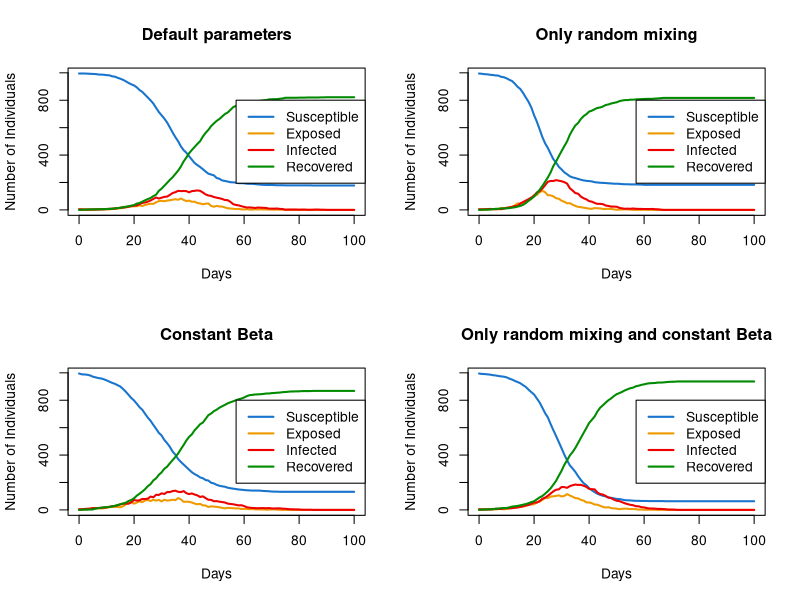

Reproduce this figure in R.
# SOCIAL STRUCTURE IN SEIR MODELS

# Repository link: https://github.com/mammadmammadov/Statistical-Programming-Practical-2

# In this project, we will simulate the spread of an infectious disease in a population using an SEIR model.

# The main states in the SEIR model are as follows: 
# S -> Susceptible (healthy but can get infected)
# E -> Exposed (infected but not yet infectious)
# I -> Infectious (can spread the disease)
# R -> Recovered (and immune)

# First, we will create a population with households. n people will be assigned to households of varying sizes, with a maximum household size of hmax.

# Second, we will create a contact network for the population based on individual sociability parameters (beta) and an average number of contacts (nc).

# Third, we will implement the SEIR model on the contact network. We will define parameters for infection probabilities (alpha), recovery probability (delta), and the probability of exposed individuals becoming infectious (gamma).
# When susceptible individuals come into contact with infectious individuals, they may become exposed based on the defined infection probabilities. This can happen through household contacts, regular contacts in the network, or random contacts.
# Then, we will simulate the spread of the disease over time to track the number of individuals in each state (S, E, I, R)

# Finally, we will run and plot the simulation under different scenarios, such as varying the infection probabilities and sociability parameters, to observe how these changes affect the spread of the disease.


# *******************************************************************
# *******************************************************************

# INPUTS:
# n is the total population size
# hmax is the maximum household size

# OUTPUT:
# a vector of length n assigning each individual to a household 
# (for instance,if individual 1 is in household 3, then the first element of the vector will be 3)

# PURPOSE:
# this function creates households for a population of size n, with household sizes ranging from 1 to hmax

create_households <- function(n = 1000, hmax = 5) {
  
  
  household_sizes <- c()
  
  # we keep creating households until we have enough spaces for all n individuals
  while(sum(household_sizes) < n) {
    # we randomly sample a household size from 1 to hmax
    household_sizes <- c(household_sizes, sample(1:hmax, 1))
  }
  
  # if we create too many spaces, we remove the excess from the last household
  excess_space <- sum(household_sizes) - n
  household_sizes[length(household_sizes)] <- household_sizes[length(household_sizes)] - excess_space
  
  # now we create a vector that assigns each person to a household
  # we use the logic of rep() to repeat each household number according to its size
  # for example, if household_sizes = c(1, 3, 2), then we want to create a vector like c(1, 2, 2, 2, 3, 3) to accommodate  1st person in household 1, 2nd, 3rd, and 4th persons in household 2, and 5th and 6th persons in household 3
  # this also ensures that the total length of the vector is n, since sum(household_sizes) = n
  # finally, sample() is used to randomize the order of people in households
  h <- sample(rep(1:length(household_sizes), times = household_sizes))
  
  return(h)
}

# *******************************************************************
# *******************************************************************


# Testing the create_households function

# population_size <- 1000
# max_household_size <- 5
# h <- create_households(n = population_size, hmax = max_household_size)
# print(head(h, 20))
# cat(sprintf("Total number of people: %d\n", length(h))) 
# cat(sprintf("Total number of households: %d\n", length(unique(h))))

# person_id <- 969
# household_id_of_person_1 <- h[1]
# members <- which(h == household_id_of_person_1)
# cat(sprintf("Person %d is in household %d\n", person_id, household_id_of_person_1))
# print(members)

# # this gives us the size of each household
# household_size_counts <- table(h)

# # Now, let's create a frequency table of those sizes.
# size_distribution <- table(household_size_counts)

# cat("\nHousehold Size Distribution\n")
# print(size_distribution)

# *******************************************************************
# *******************************************************************


# Now we will create the contact network for for the population

get.net <- function(beta, h, nc = 15) {
  
  n <- length(beta)
  beta_mean <- mean(beta)
  
  # β_^2(n − 1) is assigned to a variable named "d" for easier use later on
  d <- (beta_mean^2) * (n - 1)
  
  # Use an upper triangle index matrix for efficient generation of pairs (i, j) where i < j
  # This avoids double checking
  idx <- which(upper.tri(matrix(0, n, n)), arr.ind = TRUE)
  
  # Extract i and j indices from the index matrix
  i_indices <- idx[, 2] 
  j_indices <- idx[, 1]
  
  # make sure i and j are not in the same household if they are to be considered for a link
  is_not_housemate <- h[i_indices] != h[j_indices]
  i_indices <- i_indices[is_not_housemate]
  j_indices <- j_indices[is_not_housemate]
  
  # ncβiβj / β_^2(n − 1) gives the probability of a contact between individuals i and j
  probable_link  <- (nc * beta[i_indices] * beta[j_indices]) / d
  
  # we use binomial sampling to determine if a link is established
  # this gives a vector of 0s and 1s, where 1 indicates a link is established, and 0 indicates no link
  is_linked <- rbinom(length(probable_link), 1, probable_link)
  
  # extracting the pairs (i, j) where a link is established
  linked_i <- i_indices[is_linked == 1]
  linked_j <- j_indices[is_linked == 1]
  
  # initializing an empty list to hold the contact network
  network <- vector("list", n)
  
  # combining all outgoing links (i -> j) and incoming links (j -> i)
  links_from_i_to_j <- c(linked_i, linked_j)
  links_from_j_to_i <- c(linked_j, linked_i)
  
  # using tapply to create a list where each element corresponds to a person and contains their contacts
  network_data <- tapply(links_from_j_to_i, links_from_i_to_j, c, simplify = FALSE)
  
  # merging the generated contacts back into the full 'network' list structure
  network[as.numeric(names(network_data))] <- network_data
  
  # replacing any NULL entries (people with no contacts) with an empty vector
  network[sapply(network, is.null)] <- list(integer(0))
  
  return(network)
}

# ************************************************************
# ************************************************************

# Testing the get.net function

# population_size <- 10000
# max_household_size <- 5
# avg_contacts <- 15


# # --- Generate Households (Step 1) ---
# cat("1. Generating household structure...\n")
# h <- create_households(n = population_size, hmax = max_household_size)

# # --- Generate Sociability Parameters ---
# # Generate beta as a vector of U(0,1) random variables.
# cat("2. Generating sociability (beta) parameters from U(0,1)...\n")
# beta <- runif(population_size)

# # --- Generate Network (Step 2) ---
# cat("3. Generating social contact network...\n")
# # This may take a few seconds for n=1000.
# net <- get.net(beta = beta, h = h, nc = avg_contacts)
# cat("   ...Network generation complete.\n\n")

# # --- Output and Verification ---
# cat("--- Network Verification ---\n")

# # Example: View the contacts of person 1
# person_id <- 1
# contacts_of_1 <- net[[person_id]]
# cat(sprintf("Person %d has %d regular contacts:\n", person_id, length(contacts_of_1)))
# print(contacts_of_1)

# # Verification 1: Check for symmetry
# # If 1 is connected to (e.g.) the first person in their contact list,
# # that person must also be connected to 1.
# if (length(contacts_of_1) > 0) {
#   first_contact_id <- contacts_of_1[1]
#   is_symmetric <- person_id %in% net[[first_contact_id]]
#   cat(sprintf("\nSymmetry check: Is person %d in person %d's contact list? %s\n",
#               person_id, first_contact_id, is_symmetric))
# }

# # Verification 2: Check household exclusion
# # Person 1 should not be connected to anyone in their own household.
# household_id <- h[person_id]
# housemates <- which(h == household_id)
# housemates <- housemates[housemates != person_id] # exclude self

# has_contact_with_housemate <- any(contacts_of_1 %in% housemates)
# cat(sprintf("Household exclusion check: Does person %d have a network link with a housemate? %s\n",
#             person_id, has_contact_with_housemate))

# # Calculate and display the average number of connections in the generated network
# avg_degree <- mean(sapply(net, length))
# cat(sprintf("\nThe target average number of contacts (nc) was: %d\n", avg_contacts))
# cat(sprintf("The actual average number of contacts in the network is: %.2f\n", avg_degree))

# ********************************************************************
# ********************************************************************

# Now, we will implement the SEIR model on a given contact network

# INPUTS:

# beta is a vector of sociability parameters
# h is a vector assigning each individual to a household
# alink is an adjacency list representing the contact network
# alpha is a vector of infection probabilities(within household, within regular network, random)
# delta is a daily probability of infected -> recovered
# gamma is a daily probability of exposed -> infected
# nc is the average number of contacts
# nt is the number of days to simulate
# pinf is the proportion of the initial population to randomly start in the infected state

# OUTPUT:
# This function returns a list containing the time series of S, E, I, R counts and the time vector

# PURPOSE:
# This function simulates the spread of an infectious disease in a population using an SEIR model.
# First, it initializes the state of each individual and sets up the parameters for the simulation.
# Then, in each iteration, it updates the state of each individual based on the defined probabilities and contact network.
# Finally, it returns the time series of the counts of individuals in each state (S, E, I, R) over the simulated period.


nseir <- function(beta, h, alink, alpha = c(.1, .01, .01), delta = .2, gamma = .4, nc = 15, nt = 100, pinf = .005){
  
  # defining states as integers for easier handling
  s_state <- 1
  e_state <- 2
  i_state <- 3
  r_state <- 4
  
  # number of individuals in the population
  n <- length(beta)
  
  # alpha_h is the within household infection probability
  alpha_h <- alpha[1]
  
  # alpha_c is the within regular contact network infection probability
  alpha_c <- alpha[2]
  
  # alpha_r is the random infection probability
  alpha_r <- alpha[3]
  
  # this vector will hold the state of each individual, assuming everyone starts as susceptible
  status <- rep(s_state, n)
  
  # the number of initially infected individuals according to random sampling based on pinf
  initial_infected <- max(1, round(n * pinf))
  
  # randomly selecting indices to be infected
  infected_indices <- sample(1:n, initial_infected)
  
  # setting the selected individuals to infected state
  status[infected_indices] <- i_state
  
  # initializing vectors to hold the counts of S, E, I, R over time
  # we use nt+1 to include the initial state at time 0 (before the simulation starts)
  S_t <- E_t <- I_t <- R_t <- numeric(nt+1)
  
  # initial counts for susceptible and infected at the start of the simulation
  S_t[1] <- n - initial_infected
  I_t[1] <- initial_infected
  
  # calculating β_ 
  beta_mean <- mean(beta)
  
  # assigning it to a variable named "d" for easier use later on
  d <- (beta_mean^2) * (n - 1)
  
  # simulating the disease spread over nt days
  for(day in 1:nt){
    
    # S_current, E_current, I_current are vectors of indices of individuals in each state
    S_current <- which(status == s_state)
    E_current <- which(status == e_state)
    I_current <- which(status == i_state)
    
    #  LOOKING AT STATE TRANSITIONS
    
    #  INFECTED TO RECOVERED
    if(length(I_current) > 0){
      
      # Randomly selecting individuals from I_current to transition to R state based on probability delta (δ)
      # runif(length(I_current)) < delta  gives a logical vector indicating which individuals will recover
      recoveries <- I_current[runif(length(I_current)) < delta]
      
      # updating the status of the recovered individuals from I to R
      if(length(recoveries) > 0){
        status[recoveries] <- r_state
      }
    }
    
    # EXPOSED TO INFECTED
    if(length(E_current) > 0){
      # Randomly selecting individuals from E_current to transition to I state based on probability gamma (γ)
      new_infections <- E_current[runif(length(E_current)) < gamma]
      
      # updating the status of the newly infected individuals from E to I
      if(length(new_infections) > 0){
        status[new_infections] <- i_state
      }
    }
    
    # SUSCEPTIBLE TO EXPOSED
    
    # initializing a logical vector to track new exposures
    new_exposed <- logical(n) 
    
    if(length(S_current) > 0 && length(I_current) > 0){
      # looping over each infected individual to determine whom they infect
      for(i in I_current){
        
        # updating susceptibles not already exposed
        current_susceptibles <- S_current[!new_exposed[S_current]] 
        # no need to continue if no susceptibles left
        if(length(current_susceptibles) == 0){
          break
        }
        
        # WITHIN HOUSEHOLD TRANSMISSION
        
        # finding household members of infected individual i
        household_members <- which(h == h[i])
        
        # finding susceptibles in the same household
        household_susceptibles <- intersect(current_susceptibles, household_members)
        
        # infecting susceptibles in the household based on alpha_h
        if(length(household_susceptibles) > 0){
          infected_in_household <- household_susceptibles[runif(length(household_susceptibles)) < alpha_h]
          new_exposed[infected_in_household] <- TRUE
        }
        
        # WITHIN REGULAR CONTACT NETWORK TRANSMISSION
        
        # updating susceptibles not already exposed
        current_susceptibles <- S_current[!new_exposed[S_current]] 
        
        # no need to continue if no susceptibles left
        if(length(current_susceptibles) == 0){
          break 
        }
        
        # finding susceptibles in the contact network of infected individual i
        network_susceptibles <- intersect(current_susceptibles, alink[[i]])
        
        # infecting susceptibles in the contact network based on alpha_c
        if(length(network_susceptibles) > 0){
          infected_in_network <- network_susceptibles[runif(length(network_susceptibles)) < alpha_c]
          new_exposed[infected_in_network] <- TRUE
        }
        
        # RANDOM TRANSMISSION
        
        # updating susceptibles not already exposed
        current_susceptibles <- S_current[!new_exposed[S_current]] 
        
        # no need to continue if no susceptibles left
        if(length(current_susceptibles) == 0){
          break
        }
        # infecting random susceptibles based on probability alpha_r * nc * β_i * β_j / β_^2(n − 1)
        random_susceptibles <- current_susceptibles[runif(length(current_susceptibles)) < (alpha_r * nc * beta[i] * beta[current_susceptibles] / d)]
        new_exposed[random_susceptibles] <- TRUE
      }
    }
    
    # after checking all infected individuals, we apply the S -> E transitions
    status[which(new_exposed)] <- e_state
    
    # updating counts for the day
    S_t[day + 1] <- sum(status == s_state)
    E_t[day + 1] <- sum(status == e_state)
    I_t[day + 1] <- sum(status == i_state)
    R_t[day + 1] <- sum(status == r_state)
  }
  
  # returning the time series of S, E, I, R counts, along with the time vector
  return(list(S = S_t, E = E_t, I = I_t, R = R_t, t = 0:nt))
  
}

# ************************************************************
# ************************************************************
# Testing the nseir function

# set.seed(42)
# population_size <- 1000
# max_household_size <- 5
# average_contacts <- 15
# simulation_days <- 150

# infection_probabilities <- c(0.1, 0.01, 0.01)
# prob_recovery <- 0.2 # daily probability of infected -> recovered
# prob_exposed_to_infected <- 0.4 # daily probability of exposed -> infected
# initial_infection_rate <- 0.05 # proportion of the initial population to randomly start in the infected state

# beta <- runif(population_size) # sociability parameters
# h <- create_households(n = population_size, hmax = max_household_size) # assigning households to individuals
# net <- get.net(beta = beta, h = h, nc = average_contacts) # creating the contact network

# result <- nseir(beta = beta, h = h, alink = net, alpha = infection_probabilities, delta = prob_recovery,
#  gamma = prob_exposed_to_infected, nc = average_contacts, nt = simulation_days, pinf = initial_infection_rate)

# legend("right", legend = c("susceptible", "exposed", "infected", "recovered"), 
#        col = c("blue", "orange", "red", "green"), lty = 1)


# ************************************************************
# ************************************************************

# now, we will write a function to plot the results of the SEIR simulation



plot_simulation <- function(simulation_result, title) {
  
  # INPUTS:
  # simulation_result is the output of the nseir function
  # title is the title of the plot
  
  # OUTPUT:
  # a plot showing the number of individuals in each state (S, E, I, R) over time
  
  # PURPOSE:
  # this function takes the result of the SEIR simulation from the nseir() function and plots the number of individuals in each state (S, E, I, R) over time.
  
  
  plot(simulation_result$t, simulation_result$S, 
       type = "l", 
       col = "dodgerblue3",
       lwd = 2, 
       ylim = c(0, max(simulation_result$S, simulation_result$E, simulation_result$I, simulation_result$R)), xlab = "Days", ylab = "Number of Individuals", main = title)
  
  # adding Exposed, Infected, and Recovered plots
  lines(simulation_result$t, simulation_result$E, col = "orange2", lwd = 2)
  lines(simulation_result$t, simulation_result$I, col = "red2", lwd = 2)
  lines(simulation_result$t, simulation_result$R, col = "green4", lwd = 2)
  
  # adding a legend
  legend("right", 
         legend = c("Susceptible", "Exposed", "Infected", "Recovered"), 
         col = c("dodgerblue3", "orange2", "red2", "green4"), 
         lty = 1,
         lwd = 2)
}

# ************************************************************
# ************************************************************

# now we will run the full simulation and plot the results in four different scenarios

set.seed(42)

population_size <- 1000

max_household_size <- 5

average_contacts <- 15

simulation_days <- 100

infection_probabilities <- c(0.1, 0.01, 0.01)

# daily probability of infected -> recovered
prob_recovery <- 0.2 

# daily probability of exposed -> infected
prob_exposed_to_infected <- 0.4 

# proportion of the initial population to randomly start in the infected state
initial_infection_rate <- 0.005 

# sociability parameters, drawn from a vector of U(0,1) random variables
beta <- runif(population_size) 

# assigning households to individuals
h <- create_households(n = population_size, hmax = max_household_size) 

# creating the contact network (it is the same for the first and second models)
net <- get.net(beta = beta, h = h, nc = average_contacts)

# model 1 - default parameters
result_model_1 <- nseir(beta = beta, 
                        h = h, 
                        alink = net,
                        alpha = infection_probabilities, 
                        delta = prob_recovery,
                        gamma = prob_exposed_to_infected, 
                        nc = average_contacts, 
                        nt = simulation_days,
                        pinf = initial_infection_rate)

# model 2 - only random infection
infection_probabilities_modified <- c(0, 0, 0.04)
net <- get.net(beta = beta, h = h, nc = average_contacts)
result_model_2 <- nseir(beta = beta, 
                        h = h, 
                        alink = net,
                        alpha = infection_probabilities_modified, 
                        delta = prob_recovery,
                        gamma = prob_exposed_to_infected, 
                        nc = average_contacts, 
                        nt = simulation_days,
                        pinf = initial_infection_rate)

# model 3 - constant beta
beta_modified = rep(mean(beta), population_size)
net <- get.net(beta = beta_modified, h = h, nc = average_contacts)
result_model_3 <- nseir(beta = beta_modified, 
                        h = h, 
                        alink = net,
                        alpha = infection_probabilities, 
                        delta = prob_recovery,
                        gamma = prob_exposed_to_infected, 
                        nc = average_contacts, 
                        nt = simulation_days,
                        pinf = initial_infection_rate)

# model 4 - constant beta and random infection
infection_probabilities_modified <- c(0, 0, 0.04)
beta_modified = rep(mean(beta), population_size)
net <- get.net(beta = beta_modified, h = h, nc = average_contacts)
result_model_4 <- nseir(beta = beta_modified, 
                        h = h, 
                        alink = net,
                        alpha = infection_probabilities_modified, 
                        delta = prob_recovery,
                        gamma = prob_exposed_to_infected, 
                        nc = average_contacts, 
                        nt = simulation_days,
                        pinf = initial_infection_rate)

# plotting all models together in a 2x2 grid

# setting up the plotting area to have 2 rows and 2 columns
par(mfrow=c(2,2))

# plotting each model with appropriate titles
plot_simulation(result_model_1, "Default parameters")
plot_simulation(result_model_2, "Only random mixing")
plot_simulation(result_model_3, "Constant Beta")
plot_simulation(result_model_4, "Only random mixing and constant Beta")